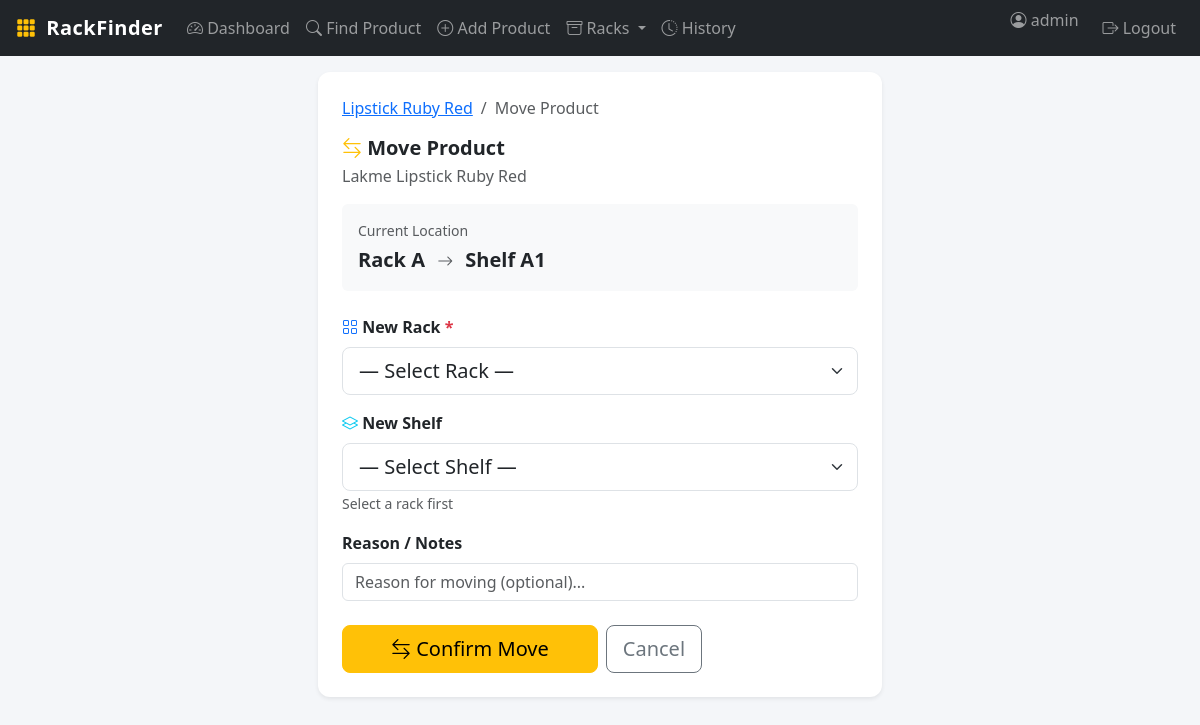
The app's page /products/1/move/ (signed in) with its own data.
### products/models.py (models this page shows, shortened)
class Product(models.Model):
    name = models.CharField(max_length=200)
    brand = models.CharField(max_length=100)
    category = models.CharField(max_length=100, blank=True)
    rack = models.ForeignKey(
        Rack, on_delete=models.SET_NULL,
        null=True, blank=True, related_name='products'
    )
    shelf = models.ForeignKey(
        Shelf, on_delete=models.SET_NULL,
        null=True, blank=True, related_name='products'
    )
    quantity = models.PositiveIntegerField(default=0)
    notes = models.TextField(blank=True)
    created_at = models.DateTimeField(auto_now_add=True)
    updated_at = models.DateTimeField(auto_now=True)
    class Meta:
        ordering = ['brand', 'name']

### racks/models.py (models this page shows, shortened)
class Rack(models.Model):
    name = models.CharField(max_length=10, unique=True, help_text="e.g. A, B, C")
    category = models.CharField(max_length=100, blank=True, help_text="e.g. Lipsticks, Foundations")
    description = models.TextField(blank=True)
    created_at = models.DateTimeField(auto_now_add=True)
    class Meta:
        ordering = ['name']
    def __str__(self):
        return f"Rack {self.name}"

class Shelf(models.Model):
    rack = models.ForeignKey(Rack, on_delete=models.CASCADE, related_name='shelves')
    code = models.CharField(max_length=10, help_text="e.g. A1, A2")
    description = models.CharField(max_length=200, blank=True)
    created_at = models.DateTimeField(auto_now_add=True)
    class Meta:
        ordering = ['code']
        unique_together = ['rack', 'code']
    def __str__(self):
        return self.code

### products/views.py (the view, shortened to what this page needs)
# urls.py: path('products/<int:pk>/move/', views.product_move, name='product_move'),
@login_required
def product_move(request, pk):
    product = get_object_or_404(Product, pk=pk)
    rack_id = request.POST.get('new_rack') or (product.rack.pk if product.rack else None)
    form = MoveProductForm(request.POST or None, rack_id=rack_id)
    return render(request, 'products/move.html', {'product': product, 'form': form})

### products/forms.py
class MoveProductForm(forms.Form):
    new_rack = forms.ModelChoiceField(
        queryset=Rack.objects.all(),
        widget=forms.Select(attrs={'class': 'form-select form-select-lg', 'id': 'id_new_rack'}),
        label='New Rack',
    )
    new_shelf = forms.ModelChoiceField(
        queryset=Shelf.objects.none(),
        widget=forms.Select(attrs={'class': 'form-select form-select-lg', 'id': 'id_new_shelf'}),
        label='New Shelf',
        required=False,
    )
    notes = forms.CharField(
        required=False,
        widget=forms.TextInput(attrs={
            'class': 'form-control',
            'placeholder': 'Reason for moving (optional)...',
        }),
    )
    def __init__(self, *args, **kwargs):
        rack_id = kwargs.pop('rack_id', None)
        super().__init__(*args, **kwargs)
        if rack_id:
            self.fields['new_shelf'].queryset = Shelf.objects.filter(rack_id=rack_id)
        self.fields['new_rack'].empty_label = '— Select Rack —'
        self.fields['new_shelf'].empty_label = '— Select Shelf —'

### templates/products/move.html (shortened to what this page needs)
{% extends "base.html" %}
{% block content %}
<div class="row justify-content-center">
    <div class="col-lg-6">
        <div class="card border-0 shadow-sm">
            <div class="card-body p-4">
                <nav aria-label="breadcrumb" class="mb-3">
                    <ol class="breadcrumb small">
                        <li class="breadcrumb-item"><a href="{% url 'product_detail' product.pk %}">{{ product.name }}</a></li>
                        <li class="breadcrumb-item active">Move Product</li>
                    </ol>
                </nav>
                <h5 class="fw-bold mb-1">
                    <i class="bi bi-arrow-left-right text-warning"></i>
                    Move Product
                </h5>
                <p class="text-muted">{{ product.brand }} {{ product.name }}</p>
                <div class="p-3 bg-light rounded-2 mb-4">
                    <small class="text-muted d-block mb-1">Current Location</small>
                    {% if product.rack %}
                    <span class="fw-bold fs-5">Rack {{ product.rack.name }}</span>
                    {% if product.shelf %}
                    <i class="bi bi-arrow-right mx-2 text-muted"></i>
                    <span class="fw-bold fs-5">Shelf {{ product.shelf.code }}</span>
                    {% endif %}
                    {% else %}
                    <span class="text-muted">No location assigned</span>
                    {% endif %}
                </div>
                <form method="post" id="moveForm">
                    <div class="mb-3">
                        <label class="form-label fw-semibold">
                            <i class="bi bi-grid text-primary"></i> New Rack <span class="text-danger">*</span>
                        </label>
                        {{ form.new_rack }}
                    </div>
                    <div class="mb-3">
                        <label class="form-label fw-semibold">
                            <i class="bi bi-layers text-info"></i> New Shelf
                        </label>
                        {{ form.new_shelf }}
                        <small class="text-muted">Select a rack first</small>
                    </div>
                    <div class="mb-4">
                        <label class="form-label fw-semibold">Reason / Notes</label>
                        {{ form.notes }}
                    </div>
                    <div class="d-flex gap-2">
                        <button type="submit" class="btn btn-warning btn-lg px-5">
                            <i class="bi bi-arrow-left-right"></i> Confirm Move
                        </button>
                        <a href="{% url 'product_detail' product.pk %}" class="btn btn-outline-secondary btn-lg">Cancel</a>
                    </div>
                </form>
            </div>
        </div>
    </div>
</div>
{% endblock %}

### templates/base.html (shortened to what this page needs)
<!DOCTYPE html>
<html lang="en">
<head>
    <link rel="stylesheet" href="https://cdn.jsdelivr.net/npm/bootstrap@5.3.2/dist/css/bootstrap.min.css">
    <link rel="stylesheet" href="https://cdn.jsdelivr.net/npm/bootstrap-icons@1.11.3/font/bootstrap-icons.min.css">
    {% load static %}
    <link rel="stylesheet" href="{% static 'css/style.css' %}">
</head>
<body>
<nav class="navbar navbar-expand-lg navbar-dark bg-dark px-3">
    <a class="navbar-brand fw-bold" href="{% url 'dashboard' %}">
        <i class="bi bi-grid-3x3-gap-fill text-warning me-1"></i> RackFinder
    </a>
    <div class="collapse navbar-collapse" id="navMain">
        <ul class="navbar-nav me-auto">
            <li class="nav-item">
                <a class="nav-link {% if request.resolver_match.url_name == 'dashboard' %}active{% endif %}"
                   href="{% url 'dashboard' %}">
                    <i class="bi bi-speedometer2"></i> Dashboard
                </a>
            </li>
            <li class="nav-item">
                <a class="nav-link {% if request.resolver_match.url_name == 'search' %}active{% endif %}"
                   href="{% url 'search' %}">
                    <i class="bi bi-search"></i> Find Product
                </a>
            </li>
            <li class="nav-item">
                <a class="nav-link {% if request.resolver_match.url_name == 'product_add' %}active{% endif %}"
                   href="{% url 'product_add' %}">
                    <i class="bi bi-plus-circle"></i> Add Product
                </a>
            </li>
            <li class="nav-item dropdown">
                <a class="nav-link dropdown-toggle" href="#" data-bs-toggle="dropdown">
                    <i class="bi bi-archive"></i> Racks
                </a>
            </li>
            <li class="nav-item">
                <a class="nav-link {% if request.resolver_match.url_name == 'movement_history' %}active{% endif %}"
                   href="{% url 'movement_history' %}">
                    <i class="bi bi-clock-history"></i> History
                </a>
            </li>
        </ul>
        <ul class="navbar-nav ms-auto">
            <li class="nav-item">
                <span class="navbar-text me-3">
                    <i class="bi bi-person-circle"></i> {{ request.user.username }}
                </span>
            </li>
            <li class="nav-item">
                <a class="nav-link" href="{% url 'logout' %}">
                    <i class="bi bi-box-arrow-right"></i> Logout
                </a>
            </li>
        </ul>
    </div>
</nav>
<div class="container-fluid px-4 py-3">
    {% block content %}{% endblock %}
</div>
{% load static %}
</body>
</html>

### static/css/style.css (style rules this page uses)
:root { --primary: #0d6efd; --warning: #ffc107; --rack-bg: #1a1a2e; }
body { background-color: #f4f6f9; font-family: 'Segoe UI', system-ui, sans-serif; }
.navbar-brand { font-size: 1.25rem; letter-spacing: 0.5px; }
.card { border-radius: 12px; }

### records on screen
Product: name "Lipstick Ruby Red", brand "Lakme", rack.name "A", shelf.code "A1"

### other values on screen
{{ request.user.username }} "admin"
